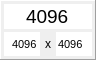
<?xml version="1.0" encoding="UTF-8"?>
<ui version="4.0">
 <class>LinkItem</class>
 <widget class="QFrame" name="LinkItem">
  <property name="geometry">
   <rect>
    <x>0</x>
    <y>0</y>
    <width>96</width>
    <height>60</height>
   </rect>
  </property>
  <property name="windowTitle">
   <string/>
  </property>
  <property name="frameShape">
   <enum>QFrame::Panel</enum>
  </property>
  <property name="frameShadow">
   <enum>QFrame::Raised</enum>
  </property>
  <widget class="QLabel" name="multiply">
   <property name="geometry">
    <rect>
     <x>40</x>
     <y>32</y>
     <width>16</width>
     <height>24</height>
    </rect>
   </property>
   <property name="text">
    <string>x</string>
   </property>
   <property name="alignment">
    <set>Qt::AlignCenter</set>
   </property>
  </widget>
  <widget class="QSpinBox" name="width">
   <property name="geometry">
    <rect>
     <x>4</x>
     <y>32</y>
     <width>36</width>
     <height>24</height>
    </rect>
   </property>
   <property name="font">
    <font>
     <pointsize>8</pointsize>
    </font>
   </property>
   <property name="frame">
    <bool>false</bool>
   </property>
   <property name="alignment">
    <set>Qt::AlignRight|Qt::AlignTrailing|Qt::AlignVCenter</set>
   </property>
   <property name="buttonSymbols">
    <enum>QAbstractSpinBox::NoButtons</enum>
   </property>
   <property name="minimum">
    <number>1</number>
   </property>
   <property name="maximum">
    <number>4096</number>
   </property>
   <property name="value">
    <number>4096</number>
   </property>
  </widget>
  <widget class="LeakSpinBox" name="height">
   <property name="geometry">
    <rect>
     <x>56</x>
     <y>32</y>
     <width>36</width>
     <height>24</height>
    </rect>
   </property>
   <property name="font">
    <font>
     <pointsize>8</pointsize>
    </font>
   </property>
   <property name="autoFillBackground">
    <bool>true</bool>
   </property>
   <property name="frame">
    <bool>false</bool>
   </property>
   <property name="alignment">
    <set>Qt::AlignLeading|Qt::AlignLeft|Qt::AlignVCenter</set>
   </property>
   <property name="buttonSymbols">
    <enum>QAbstractSpinBox::NoButtons</enum>
   </property>
   <property name="minimum">
    <number>1</number>
   </property>
   <property name="maximum">
    <number>4096</number>
   </property>
   <property name="value">
    <number>4096</number>
   </property>
  </widget>
  <widget class="QSpinBox" name="index">
   <property name="geometry">
    <rect>
     <x>4</x>
     <y>4</y>
     <width>88</width>
     <height>25</height>
    </rect>
   </property>
   <property name="font">
    <font>
     <pointsize>14</pointsize>
     <kerning>true</kerning>
    </font>
   </property>
   <property name="frame">
    <bool>false</bool>
   </property>
   <property name="alignment">
    <set>Qt::AlignCenter</set>
   </property>
   <property name="readOnly">
    <bool>true</bool>
   </property>
   <property name="buttonSymbols">
    <enum>QAbstractSpinBox::NoButtons</enum>
   </property>
   <property name="maximum">
    <number>4096</number>
   </property>
   <property name="value">
    <number>4096</number>
   </property>
  </widget>
 </widget>
 <customwidgets>
  <customwidget>
   <class>LeakSpinBox</class>
   <extends>QSpinBox</extends>
   <header>leak_spinbox.h</header>
  </customwidget>
 </customwidgets>
 <resources/>
 <connections/>
</ui>
